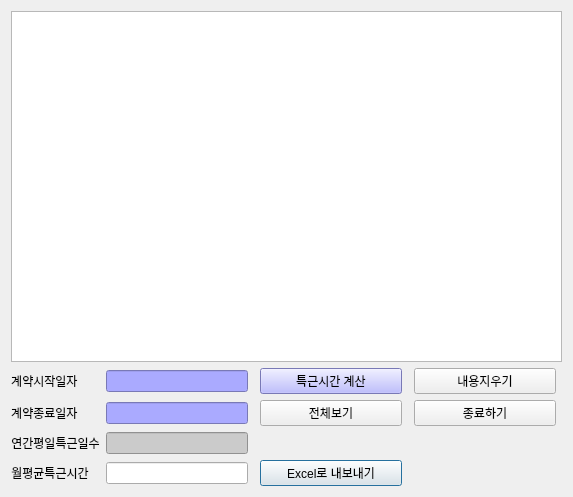
<?xml version="1.0" encoding="UTF-8"?>
<ui version="4.0">
 <class>CalWorkingHrOuthOtDialog</class>
 <widget class="QDialog" name="CalWorkingHrOuthOtDialog">
  <property name="geometry">
   <rect>
    <x>0</x>
    <y>0</y>
    <width>573</width>
    <height>497</height>
   </rect>
  </property>
  <property name="sizePolicy">
   <sizepolicy hsizetype="Expanding" vsizetype="Expanding">
    <horstretch>0</horstretch>
    <verstretch>0</verstretch>
   </sizepolicy>
  </property>
  <property name="windowTitle">
   <string>외근직 평일 특근 시간 계산</string>
  </property>
  <layout class="QGridLayout" name="gridLayout_2">
   <item row="1" column="0">
    <layout class="QGridLayout" name="gridLayout">
     <item row="7" column="1">
      <widget class="QLineEdit" name="entry_workinghr_wk_otwhravg">
       <property name="sizePolicy">
        <sizepolicy hsizetype="Expanding" vsizetype="Fixed">
         <horstretch>0</horstretch>
         <verstretch>0</verstretch>
        </sizepolicy>
       </property>
      </widget>
     </item>
     <item row="6" column="1">
      <widget class="QLineEdit" name="entry_workinghr_wk_otwhr">
       <property name="sizePolicy">
        <sizepolicy hsizetype="Expanding" vsizetype="Fixed">
         <horstretch>0</horstretch>
         <verstretch>0</verstretch>
        </sizepolicy>
       </property>
       <property name="styleSheet">
        <string notr="true">background-color: rgb(203, 203, 203);</string>
       </property>
      </widget>
     </item>
     <item row="4" column="0">
      <widget class="QLabel" name="label_2">
       <property name="sizePolicy">
        <sizepolicy hsizetype="Fixed" vsizetype="Fixed">
         <horstretch>0</horstretch>
         <verstretch>0</verstretch>
        </sizepolicy>
       </property>
       <property name="text">
        <string>계약시작일자 </string>
       </property>
       <property name="alignment">
        <set>Qt::AlignCenter</set>
       </property>
      </widget>
     </item>
     <item row="7" column="0">
      <widget class="QLabel" name="label_16">
       <property name="sizePolicy">
        <sizepolicy hsizetype="Fixed" vsizetype="Fixed">
         <horstretch>0</horstretch>
         <verstretch>0</verstretch>
        </sizepolicy>
       </property>
       <property name="text">
        <string>월평균특근시간</string>
       </property>
       <property name="alignment">
        <set>Qt::AlignCenter</set>
       </property>
      </widget>
     </item>
     <item row="4" column="1">
      <widget class="QLineEdit" name="entry_workinghr_startdt">
       <property name="sizePolicy">
        <sizepolicy hsizetype="Expanding" vsizetype="Fixed">
         <horstretch>0</horstretch>
         <verstretch>0</verstretch>
        </sizepolicy>
       </property>
       <property name="styleSheet">
        <string notr="true">background-color: rgb(170, 170, 255);</string>
       </property>
       <property name="alignment">
        <set>Qt::AlignCenter</set>
       </property>
      </widget>
     </item>
     <item row="2" column="0" colspan="7">
      <widget class="QTableView" name="tv_workinghr">
       <property name="sizePolicy">
        <sizepolicy hsizetype="Expanding" vsizetype="Expanding">
         <horstretch>0</horstretch>
         <verstretch>1</verstretch>
        </sizepolicy>
       </property>
       <property name="selectionMode">
        <enum>QAbstractItemView::ExtendedSelection</enum>
       </property>
       <property name="sortingEnabled">
        <bool>true</bool>
       </property>
      </widget>
     </item>
     <item row="6" column="0">
      <widget class="QLabel" name="label_13">
       <property name="sizePolicy">
        <sizepolicy hsizetype="Fixed" vsizetype="Fixed">
         <horstretch>0</horstretch>
         <verstretch>0</verstretch>
        </sizepolicy>
       </property>
       <property name="text">
        <string>연간평일특근일수</string>
       </property>
       <property name="alignment">
        <set>Qt::AlignCenter</set>
       </property>
      </widget>
     </item>
     <item row="5" column="0">
      <widget class="QLabel" name="label_11">
       <property name="sizePolicy">
        <sizepolicy hsizetype="Fixed" vsizetype="Fixed">
         <horstretch>0</horstretch>
         <verstretch>0</verstretch>
        </sizepolicy>
       </property>
       <property name="text">
        <string>계약종료일자 </string>
       </property>
       <property name="alignment">
        <set>Qt::AlignCenter</set>
       </property>
      </widget>
     </item>
     <item row="5" column="1">
      <widget class="QLineEdit" name="entry_workinghr_enddt">
       <property name="sizePolicy">
        <sizepolicy hsizetype="Expanding" vsizetype="Fixed">
         <horstretch>0</horstretch>
         <verstretch>0</verstretch>
        </sizepolicy>
       </property>
       <property name="styleSheet">
        <string notr="true">background-color: rgb(170, 170, 255);</string>
       </property>
       <property name="alignment">
        <set>Qt::AlignCenter</set>
       </property>
      </widget>
     </item>
     <item row="7" column="3">
      <widget class="QPushButton" name="pb_workinghr_excel_export">
       <property name="sizePolicy">
        <sizepolicy hsizetype="Expanding" vsizetype="Fixed">
         <horstretch>0</horstretch>
         <verstretch>0</verstretch>
        </sizepolicy>
       </property>
       <property name="text">
        <string>Excel로 내보내기</string>
       </property>
      </widget>
     </item>
     <item row="4" column="3">
      <widget class="QPushButton" name="pb_workinghr_search">
       <property name="sizePolicy">
        <sizepolicy hsizetype="Expanding" vsizetype="Fixed">
         <horstretch>0</horstretch>
         <verstretch>0</verstretch>
        </sizepolicy>
       </property>
       <property name="styleSheet">
        <string notr="true">background-color: rgb(170, 170, 255);</string>
       </property>
       <property name="text">
        <string>특근시간 계산</string>
       </property>
      </widget>
     </item>
     <item row="5" column="3">
      <widget class="QPushButton" name="pb_workinghr_show">
       <property name="sizePolicy">
        <sizepolicy hsizetype="Expanding" vsizetype="Fixed">
         <horstretch>0</horstretch>
         <verstretch>0</verstretch>
        </sizepolicy>
       </property>
       <property name="text">
        <string>전체보기</string>
       </property>
      </widget>
     </item>
     <item row="4" column="5">
      <widget class="QPushButton" name="pb_workinghr_clear">
       <property name="sizePolicy">
        <sizepolicy hsizetype="Expanding" vsizetype="Fixed">
         <horstretch>0</horstretch>
         <verstretch>0</verstretch>
        </sizepolicy>
       </property>
       <property name="text">
        <string>내용지우기</string>
       </property>
      </widget>
     </item>
     <item row="5" column="5">
      <widget class="QPushButton" name="pb_workinghr_close">
       <property name="sizePolicy">
        <sizepolicy hsizetype="Expanding" vsizetype="Fixed">
         <horstretch>0</horstretch>
         <verstretch>0</verstretch>
        </sizepolicy>
       </property>
       <property name="text">
        <string>종료하기</string>
       </property>
      </widget>
     </item>
    </layout>
   </item>
  </layout>
 </widget>
 <resources/>
 <connections/>
</ui>
